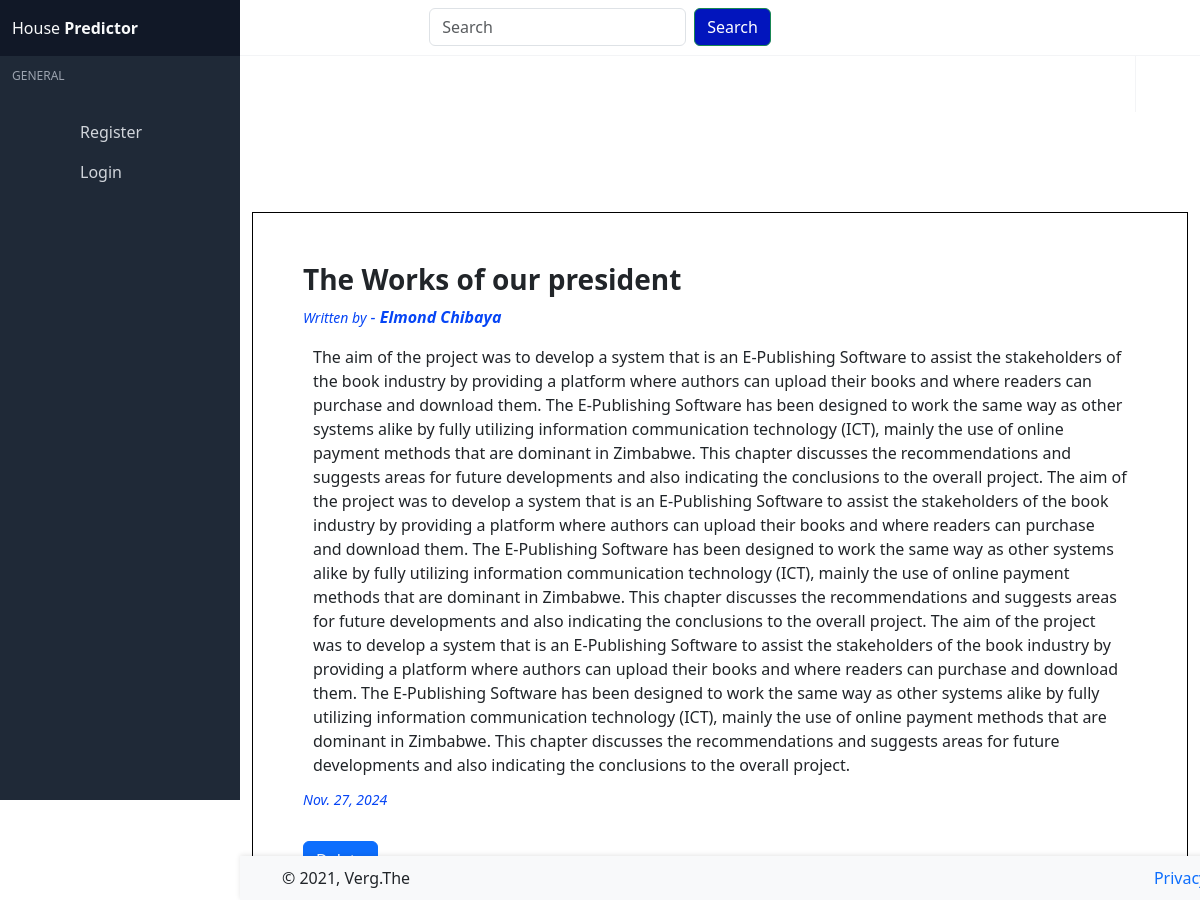
Screenshot of /news/2/ with the database file from the repository.
### base/models.py (models this page shows, shortened)
class Blog(models.Model):
    author = models.CharField(max_length=100)
    name = models.CharField(max_length=100)
    content = models.TextField()
    created = models.DateField(default=timezone.now)

### base/views.py (the view)
# urls.py: path('news/<str:pk>/', NewsDetailView.as_view(), name="news-detail"),
class NewsDetailView(DetailView):
    model = Blog
    template_name = 'base/news-detail.html'
    context_object_name = 'news'

### base/templates/base/news-detail.html
{% extends 'base/home.html'%}
{% block content%}
<div class="container" style="height: auto;">
    <div class="blog-detail" style="padding: 50px; margin-top: 50px; overflow: auto; border: 0.5px solid black ;">
        <h3><b>{{news.name}}</b></h3>
        <span>
            <i><p><small>Written by</small> - <b>{{news.author}}</b></p></i>
        </span>
        <p style="line-height: 1.5; margin: 10px;">{{news.content}}</p>
        <span>
            <i><small>{{news.created}}</small></i>
        </span>
        <div class="dlt-button" style="margin-top: 30px; margin-bottom: -30px;">
            <a href="{% url 'news-delete' news.id %}" class="btn btn-primary">Delete</a>
        </div>
    </div>
</div>
{% endblock%}

### base/static/base/css/main.css (style rules this page uses)
*,::after,::before { box-sizing:border-box }
html { -moz-tab-size:4;-o-tab-size:4;tab-size:4 }
html { line-height:1.15;-webkit-text-size-adjust:100% }
body { margin:0 }
body { font-family:system-ui,-apple-system,'Segoe UI',Roboto,Helvetica,Arial,sans-serif,'Apple Color Emoji','Segoe UI Emoji' }
b,strong { font-weight:bolder }
small { font-size:80% }
blockquote,dd,dl,figure,h1,h2,h3,h4,h5,h6,hr,p,pre { margin:0 }
html { font-family:ui-sans-serif,system-ui,-apple-system,BlinkMacSystemFont,"Segoe UI",Roboto,"Helvetica Neue",Arial,"Noto Sans",sans-serif,"Apple Color Emoji","Segoe UI Emoji","Segoe UI Symbol","Noto Color Emoji";line-height:1.5 }
body { font-family:inherit;line-height:inherit }
*,::after,::before { box-sizing:border-box;border-width:0;border-style:solid;border-color:#e5e7eb }
h1,h2,h3,h4,h5,h6 { font-size:inherit;font-weight:inherit }
a { color:inherit;text-decoration:inherit }
* { --tw-shadow:0 0 #0000 }
* { --tw-ring-inset:var(--tw-empty, );--tw-ring-offset-width:0px;--tw-ring-offset-color:#fff;--tw-ring-color:rgba(59, 130, 246, 0.5);--tw-ring-offset-shadow:0 0 #0000;--tw-ring-shadow:0 0 #0000 }
body { --tw-bg-opacity:1;background-color:rgba(249,250,251,var(--tw-bg-opacity));font-size:1rem;line-height:1.5rem;padding-top:3.5rem }
@media (min-width:1024px) { body { padding-left:15rem } }

### base/static/base/css/index.css (style rules this page uses)
.blog-detail span { color: rgb(6, 69, 245); font-style: italic; font-size: 1rem; }
.blog-detail p { text-align: left; }

### rows the page displays
Blog: name "The Works of our president", author "Elmond Chibaya", content "The aim of the project was to develop a system that is an E-Publishing Software to assist the stakeholders of the book industry by providing a platform where authors can upload their books and where readers can purchase and download them. The E-Publishing Software has been designed to work the same way as other systems alike by fully utilizing information communication technology (ICT), mainly the use of online payment methods that are dominant in Zimbabwe. This chapter discusses the recommendations and suggests areas for future developments and also indicating the conclusions to the overall project. The aim of the project was to develop a system that is an E-Publishing Software to assist…", created "Nov. 27, 2024"
